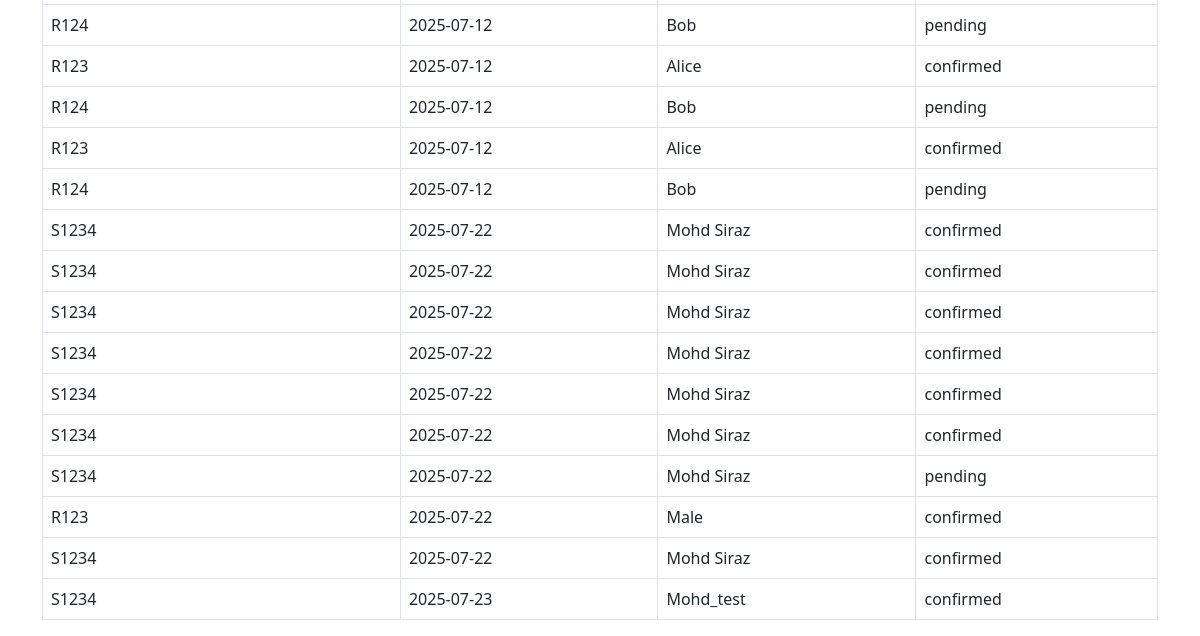
Before: /view (lower part) with the older database file.
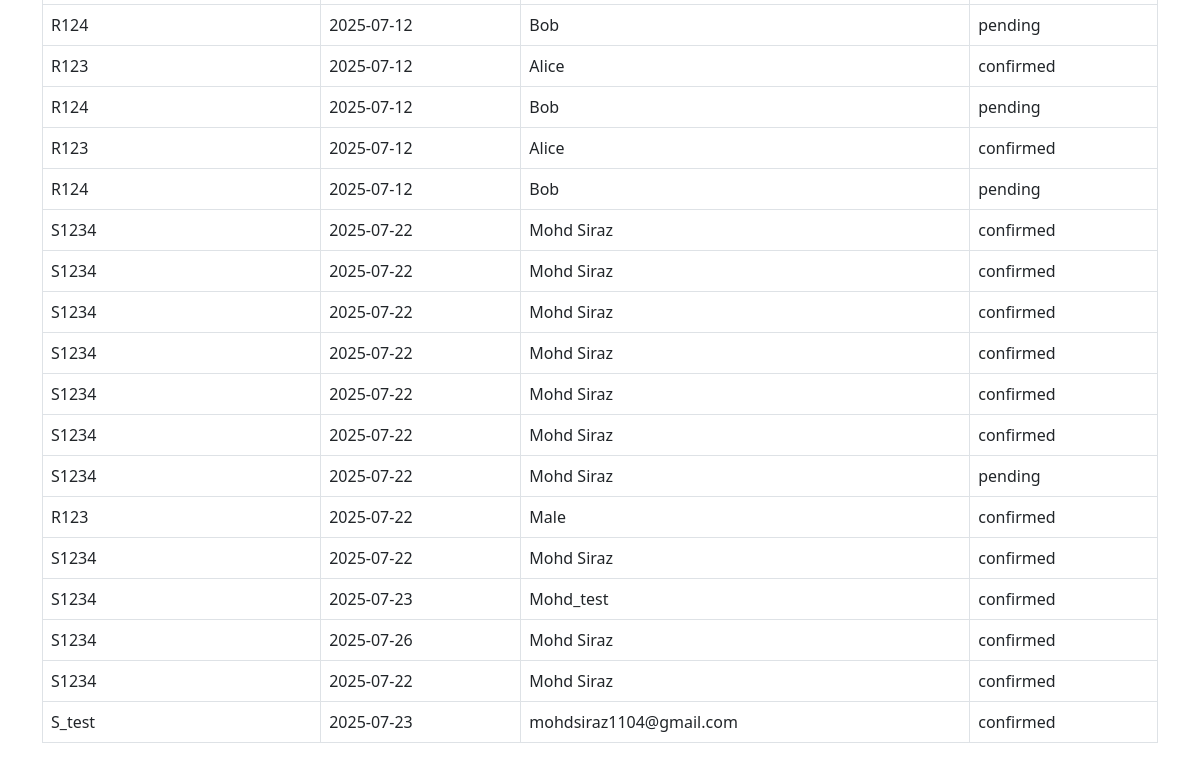
After: the same page with the newer database file.
### tables this page shows
CREATE TABLE reservations (
    reservation_no TEXT,
    date TEXT,
    name TEXT,
    status TEXT
);

### app.py (the view)
@app.route('/view')
def view_reservations():
    conn = sqlite3.connect('database.db')
    c = conn.cursor()
    c.execute("SELECT * FROM reservations")
    rows = c.fetchall()
    conn.close()
    return render_template("view.html", reservations=rows)

### templates/view.html (shortened to what this page needs)
<!DOCTYPE html>
<html>
<head>
    <link href="https://cdn.jsdelivr.net/npm/bootstrap@5.3.0/dist/css/bootstrap.min.css" rel="stylesheet">
</head>
<body>
  <div class="container mt-5">
    <table class="table table-bordered">
      <tbody>
        {% for r in reservations %}
        <tr>
          <td>{{ r[0] }}</td>
          <td>{{ r[1] }}</td>
          <td>{{ r[2] }}</td>
          <td>{{ r[3] }}</td>
        </tr>
        {% endfor %}
      </tbody>
    </table>
  </div>
</body>
</html>

Changed rows visible on the page:
added reservations: reservation_no "S1234", date "2025-07-26", name "Mohd Siraz", status "confirmed"
added reservations: reservation_no "S1234", date "2025-07-22", name "Mohd Siraz", status "confirmed"
added reservations: reservation_no "S_test", date "2025-07-23", name "mohdsiraz1104@gmail.com", status "confirmed"
